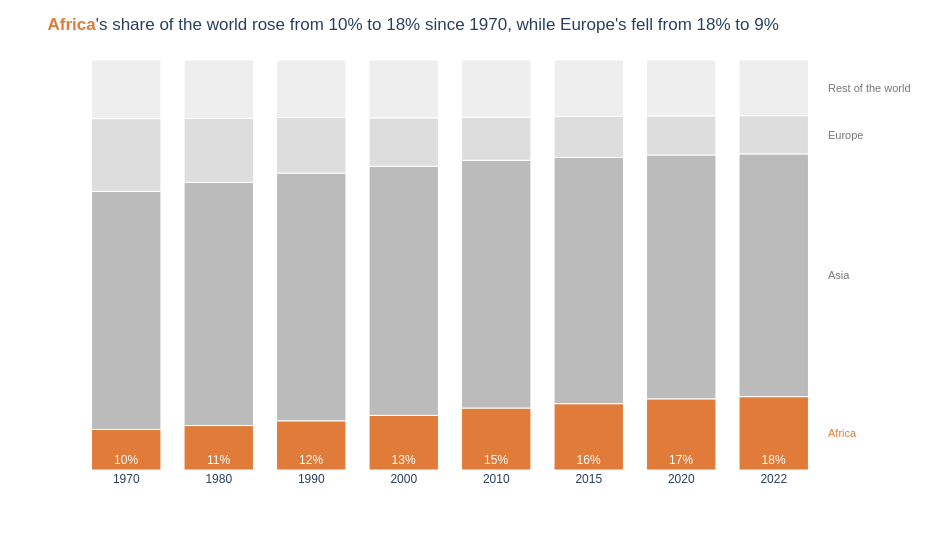

Source (notebook cell):
### Markdown cell above
**Chart choice & justification:** *Which chart did you choose, and why? Justify design choices.

I chose a 100% stacked bar chart because the question is about shares of world population changing over time, so each bar (one per year) adds up to 100%. 

Africa is the only coloured segment (orange) and sits on the baseline, which makes its growth easy to compare from year to year. Asia, Europe and the rest of the world are in shades of grey as context.

### Code cell
# Q7 — 100% stacked bar: share of world population, 1970 → 2022
d7 = df_long.copy()
d7['Group'] = np.where(d7['Continent'].isin(['Africa', 'Asia', 'Europe']), d7['Continent'], 'Rest of the world')
shares = d7.groupby(['Year', 'Group'])['Population'].sum().reset_index()
shares['Share'] = shares['Population'] / shares.groupby('Year')['Population'].transform('sum')
shares['Year'] = shares['Year'].astype(str)                 # years as categories
shares['Label'] = np.where(shares['Group'] == 'Africa', shares['Share'].map('{:.0%}'.format), '')

af = shares.loc[shares['Group'] == 'Africa'].set_index('Year')['Share']
eu = shares.loc[shares['Group'] == 'Europe'].set_index('Year')['Share']

fig = px.bar(
    shares, x='Year', y='Share', color='Group', text='Label',
    color_discrete_map={'Africa': ORANGE, 'Asia': GREY, 'Europe': LIGHT_GREY, 'Rest of the world': LIGHTEST_GREY},
    category_orders={'Group': ['Africa', 'Asia', 'Europe', 'Rest of the world']},   # Africa on the baseline
    hover_data={'Label': False, 'Share': ':.1%', 'Population': ':,'},
    labels={'Share': 'Share of world population', 'Year': '', 'Group': ''},
    template='plotly_white', height=550, width=950,
)
fig.update_traces(textposition='inside', insidetextanchor='start',
                  textfont=dict(color='white', size=12),
                  marker_line_color='white', marker_line_width=1)

last = shares.loc[shares['Year'] == '2022'].set_index('Group')['Share']
cum = 0
for g in ['Africa', 'Asia', 'Europe', 'Rest of the world']:
    fig.add_annotation(x=1, xref='paper', y=cum + last[g] / 2, text=g, showarrow=False, xanchor='left', xshift=6,
                       font=dict(size=11, color=ORANGE if g == 'Africa' else TEXT_GREY))
    cum += last[g]

fig.update_layout(
    title=(f'<span style="color:{ORANGE}"><b>Africa</b></span>\'s share of the world rose from '
           f'{af["1970"]:.0%} to {af["2022"]:.0%} since 1970, while Europe\'s fell from {eu["1970"]:.0%} to {eu["2022"]:.0%}'),
    font=FONT, showlegend=False, bargap=0.25,
    yaxis=dict(visible=False, range=[0, 1]),
    xaxis=dict(showgrid=False, type='category'),   # years as categories, not numbers
    margin=dict(r=130),
)
fig.show()

### Figure 1 — Plotly figure (JSON) as saved in the notebook; plotly's stock layout.template omitted (floating-point values rounded to 4 significant figures)
{"data": [{"customdata": [["10%", 365444348], ["11%", 481536377], ["12%", 638150629], ["13%", 818946032], ["15%", 1055228072], ["16%", 1201102442], ["17%", 1360671810], ["18%", 1426730932]], "hovertemplate": "=%{x}<br>Share of world population=%{y:.1%}<br>Population=%{customdata[1]:,}<extra></extra>", "insidetextanchor": "start", "legendgroup": "Africa", "marker": {"color": "#E07B39", "line": {"color": "white", "width": 1}, "pattern": {"shape": ""}}, "name": "Africa", "orientation": "v", "showlegend": true, "text": ["10%", "11%", "12%", "13%", "15%", "16%", "17%", "18%"], "textfont": {"color": "white", "size": 12}, "textposition": "inside", "type": "bar", "x": ["1970", "1980", "1990", "2000", "2010", "2015", "2020", "2022"], "xaxis": "x", "y": [0.09893, 0.1084, 0.1201, 0.1332, 0.1511, 0.1618, 0.1736, 0.1789], "yaxis": "y"}, {"customdata": [["", 2144906290], ["", 2635334228], ["", 3210563577], ["", 3735089604], ["", 4220041327], ["", 4458250182], ["", 4663086535], ["", 4721383274]], "hovertemplate": "=%{x}<br>Share of world population=%{y:.1%}<br>Population=%{customdata[1]:,}<extra></extra>", "insidetextanchor": "start", "legendgroup": "Asia", "marker": {"color": "#BBBBBB", "line": {"color": "white", "width": 1}, "pattern": {"shape": ""}}, "name": "Asia", "orientation": "v", "showlegend": true, "text": ["", "", "", "", "", "", "", ""], "textfont": {"color": "white", "size": 12}, "textposition": "inside", "type": "bar", "x": ["1970", "1980", "1990", "2000", "2010", "2015", "2020", "2022"], "xaxis": "x", "y": [0.5806, 0.5932, 0.6041, 0.6076, 0.6043, 0.6005, 0.5948, 0.5921], "yaxis": "y"}, {"customdata": [["", 655923991], ["", 692527159], ["", 720320797], ["", 726093423], ["", 735613934], ["", 741535608], ["", 745792196], ["", 743147538]], "hovertemplate": "=%{x}<br>Share of world population=%{y:.1%}<br>Population=%{customdata[1]:,}<extra></extra>", "insidetextanchor": "start", "legendgroup": "Europe", "marker": {"color": "#DDDDDD", "line": {"color": "white", "width": 1}, "pattern": {"shape": ""}}, "name": "Europe", "orientation": "v", "showlegend": true, "text": ["", "", "", "", "", "", "", ""], "textfont": {"color": "white", "size": 12}, "textposition": "inside", "type": "bar", "x": ["1970", "1980", "1990", "2000", "2010", "2015", "2020", "2022"], "xaxis": "x", "y": [0.1776, 0.1559, 0.1355, 0.1181, 0.1053, 0.09987, 0.09514, 0.0932], "yaxis": "y"}, {"customdata": [["", 527862032], ["", 633002607], ["", 745156662], ["", 866926644], ["", 972901665], ["", 1023921529], ["", 1069700062], ["", 1082151298]], "hovertemplate": "=%{x}<br>Share of world population=%{y:.1%}<br>Population=%{customdata[1]:,}<extra></extra>", "insidetextanchor": "start", "legendgroup": "Rest of the world", "marker": {"color": "#EEEEEE", "line": {"color": "white", "width": 1}, "pattern": {"shape": ""}}, "name": "Rest of the world", "orientation": "v", "showlegend": true, "text": ["", "", "", "", "", "", "", ""], "textfont": {"color": "white", "size": 12}, "textposition": "inside", "type": "bar", "x": ["1970", "1980", "1990", "2000", "2010", "2015", "2020", "2022"], "xaxis": "x", "y": [0.1429, 0.1425, 0.1402, 0.141, 0.1393, 0.1379, 0.1365, 0.1357], "yaxis": "y"}], "layout": {"annotations": [{"font": {"color": "#E07B39", "size": 11}, "showarrow": false, "text": "Africa", "x": 1, "xanchor": "left", "xref": "paper", "xshift": 6, "y": 0.08947}, {"font": {"color": "#777777", "size": 11}, "showarrow": false, "text": "Asia", "x": 1, "xanchor": "left", "xref": "paper", "xshift": 6, "y": 0.475}, {"font": {"color": "#777777", "size": 11}, "showarrow": false, "text": "Europe", "x": 1, "xanchor": "left", "xref": "paper", "xshift": 6, "y": 0.8177}, {"font": {"color": "#777777", "size": 11}, "showarrow": false, "text": "Rest of the world", "x": 1, "xanchor": "left", "xref": "paper", "xshift": 6, "y": 0.9321}], "bargap": 0.25, "barmode": "relative", "font": {"family": "Arial", "size": 12}, "height": 550, "legend": {"title": {"text": ""}, "tracegroupgap": 0}, "margin": {"r": 130, "t": 60}, "showlegend": false, "title": {"text": "<span style=\"color:#E07B39\"><b>Africa</b></span>'s share of the world rose from 10% to 18% since 1970, while Europe's fell from 18% to 9%"}, "width": 950, "xaxis": {"anchor": "y", "domain": [0, 1], "showgrid": false, "title": {"text": ""}, "type": "category"}, "yaxis": {"anchor": "x", "domain": [0, 1], "range": [0, 1], "title": {"text": "Share of world population"}, "visible": false}}}
